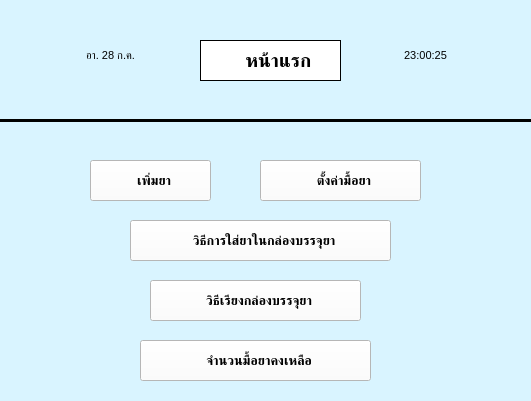
<?xml version="1.0" encoding="UTF-8"?>
<ui version="4.0">
 <class>Medicine_App</class>
 <widget class="QMainWindow" name="Medicine_App">
  <property name="enabled">
   <bool>true</bool>
  </property>
  <property name="geometry">
   <rect>
    <x>0</x>
    <y>0</y>
    <width>531</width>
    <height>401</height>
   </rect>
  </property>
  <property name="windowTitle">
   <string>หน้าแรก</string>
  </property>
  <property name="windowIcon">
   <iconset resource="../Resources/resources.qrc">
    <normaloff>:/icons/home_icon.png</normaloff>:/icons/home_icon.png</iconset>
  </property>
  <property name="styleSheet">
   <string notr="true">background-color: rgb(217, 244, 255)</string>
  </property>
  <property name="iconSize">
   <size>
    <width>40</width>
    <height>40</height>
   </size>
  </property>
  <widget class="QWidget" name="Home_Page">
   <widget class="QPushButton" name="addDrug_pushButton">
    <property name="geometry">
     <rect>
      <x>90</x>
      <y>160</y>
      <width>121</width>
      <height>41</height>
     </rect>
    </property>
    <property name="font">
     <font>
      <pointsize>10</pointsize>
      <weight>75</weight>
      <bold>true</bold>
     </font>
    </property>
    <property name="styleSheet">
     <string notr="true">background-color: rgb(255, 255, 255);
border-color: rgb(0, 0, 0);</string>
    </property>
    <property name="text">
     <string>  เพิ่มยา</string>
    </property>
    <property name="icon">
     <iconset resource="../Resources/resources.qrc">
      <normaloff>:/icons/drug_icon.png</normaloff>:/icons/drug_icon.png</iconset>
    </property>
    <property name="iconSize">
     <size>
      <width>20</width>
      <height>40</height>
     </size>
    </property>
    <property name="autoDefault">
     <bool>false</bool>
    </property>
    <property name="default">
     <bool>false</bool>
    </property>
    <property name="flat">
     <bool>false</bool>
    </property>
   </widget>
   <widget class="QLabel" name="home_label">
    <property name="geometry">
     <rect>
      <x>200</x>
      <y>40</y>
      <width>141</width>
      <height>41</height>
     </rect>
    </property>
    <property name="font">
     <font>
      <pointsize>14</pointsize>
      <weight>75</weight>
      <bold>true</bold>
     </font>
    </property>
    <property name="styleSheet">
     <string notr="true">background-color: rgb(255, 255, 255);</string>
    </property>
    <property name="frameShape">
     <enum>QFrame::Box</enum>
    </property>
    <property name="lineWidth">
     <number>1</number>
    </property>
    <property name="text">
     <string>   หน้าแรก</string>
    </property>
    <property name="textFormat">
     <enum>Qt::AutoText</enum>
    </property>
    <property name="scaledContents">
     <bool>false</bool>
    </property>
    <property name="alignment">
     <set>Qt::AlignCenter</set>
    </property>
    <property name="wordWrap">
     <bool>true</bool>
    </property>
   </widget>
   <widget class="Line" name="line">
    <property name="geometry">
     <rect>
      <x>-10</x>
      <y>110</y>
      <width>551</width>
      <height>20</height>
     </rect>
    </property>
    <property name="frameShadow">
     <enum>QFrame::Plain</enum>
    </property>
    <property name="lineWidth">
     <number>3</number>
    </property>
    <property name="orientation">
     <enum>Qt::Horizontal</enum>
    </property>
   </widget>
   <widget class="QPushButton" name="setting_pushButton">
    <property name="geometry">
     <rect>
      <x>260</x>
      <y>160</y>
      <width>161</width>
      <height>41</height>
     </rect>
    </property>
    <property name="font">
     <font>
      <pointsize>10</pointsize>
      <weight>75</weight>
      <bold>true</bold>
     </font>
    </property>
    <property name="styleSheet">
     <string notr="true">background-color: rgb(255, 255, 255);
border-color: rgb(0, 0, 0);</string>
    </property>
    <property name="text">
     <string>  ตั้งค่ามื้อยา</string>
    </property>
    <property name="icon">
     <iconset resource="../Resources/resources.qrc">
      <normaloff>:/icons/setting_icon.png</normaloff>:/icons/setting_icon.png</iconset>
    </property>
    <property name="iconSize">
     <size>
      <width>20</width>
      <height>40</height>
     </size>
    </property>
    <property name="autoDefault">
     <bool>false</bool>
    </property>
    <property name="default">
     <bool>false</bool>
    </property>
    <property name="flat">
     <bool>false</bool>
    </property>
   </widget>
   <widget class="QPushButton" name="putDrug_pushButton">
    <property name="geometry">
     <rect>
      <x>130</x>
      <y>220</y>
      <width>261</width>
      <height>41</height>
     </rect>
    </property>
    <property name="font">
     <font>
      <pointsize>10</pointsize>
      <weight>75</weight>
      <bold>true</bold>
     </font>
    </property>
    <property name="styleSheet">
     <string notr="true">background-color: rgb(255, 255, 255);
border-color: rgb(0, 0, 0);</string>
    </property>
    <property name="text">
     <string>  วิธีการใส่ยาในกล่องบรรจุยา</string>
    </property>
    <property name="icon">
     <iconset resource="../Resources/resources.qrc">
      <normaloff>:/icons/istockphoto-1263011147-170667a.jpg</normaloff>:/icons/istockphoto-1263011147-170667a.jpg</iconset>
    </property>
    <property name="iconSize">
     <size>
      <width>20</width>
      <height>50</height>
     </size>
    </property>
    <property name="autoDefault">
     <bool>false</bool>
    </property>
    <property name="default">
     <bool>false</bool>
    </property>
    <property name="flat">
     <bool>false</bool>
    </property>
   </widget>
   <widget class="QPushButton" name="alignment_pushButton">
    <property name="geometry">
     <rect>
      <x>150</x>
      <y>280</y>
      <width>211</width>
      <height>41</height>
     </rect>
    </property>
    <property name="font">
     <font>
      <pointsize>10</pointsize>
      <weight>75</weight>
      <bold>true</bold>
     </font>
    </property>
    <property name="styleSheet">
     <string notr="true">background-color: rgb(255, 255, 255);
border-color: rgb(0, 0, 0);</string>
    </property>
    <property name="text">
     <string>  วิธีเรียงกล่องบรรจุยา</string>
    </property>
    <property name="icon">
     <iconset resource="../Resources/resources.qrc">
      <normaloff>:/icons/Industry-Rack-icon.png</normaloff>:/icons/Industry-Rack-icon.png</iconset>
    </property>
    <property name="iconSize">
     <size>
      <width>20</width>
      <height>50</height>
     </size>
    </property>
    <property name="autoDefault">
     <bool>false</bool>
    </property>
    <property name="default">
     <bool>false</bool>
    </property>
    <property name="flat">
     <bool>false</bool>
    </property>
   </widget>
   <widget class="QPushButton" name="drugLeft_pushButton">
    <property name="geometry">
     <rect>
      <x>140</x>
      <y>340</y>
      <width>231</width>
      <height>41</height>
     </rect>
    </property>
    <property name="font">
     <font>
      <pointsize>10</pointsize>
      <weight>75</weight>
      <bold>true</bold>
     </font>
    </property>
    <property name="styleSheet">
     <string notr="true">background-color: rgb(255, 255, 255);
border-color: rgb(0, 0, 0);</string>
    </property>
    <property name="text">
     <string>  จำนวนมื้อยาคงเหลือ</string>
    </property>
    <property name="icon">
     <iconset resource="../Resources/resources.qrc">
      <normaloff>:/icons/table_icon.png</normaloff>:/icons/table_icon.png</iconset>
    </property>
    <property name="iconSize">
     <size>
      <width>20</width>
      <height>50</height>
     </size>
    </property>
    <property name="autoDefault">
     <bool>false</bool>
    </property>
    <property name="default">
     <bool>false</bool>
    </property>
    <property name="flat">
     <bool>false</bool>
    </property>
   </widget>
   <widget class="QLabel" name="label_2">
    <property name="geometry">
     <rect>
      <x>210</x>
      <y>50</y>
      <width>21</width>
      <height>21</height>
     </rect>
    </property>
    <property name="font">
     <font>
      <pointsize>24</pointsize>
      <weight>75</weight>
      <bold>true</bold>
     </font>
    </property>
    <property name="styleSheet">
     <string notr="true">background-color: rgb(255, 255, 255);</string>
    </property>
    <property name="frameShape">
     <enum>QFrame::NoFrame</enum>
    </property>
    <property name="lineWidth">
     <number>1</number>
    </property>
    <property name="text">
     <string/>
    </property>
    <property name="textFormat">
     <enum>Qt::AutoText</enum>
    </property>
    <property name="pixmap">
     <pixmap resource="../Resources/resources.qrc">:/icons/home_icon.png</pixmap>
    </property>
    <property name="scaledContents">
     <bool>true</bool>
    </property>
    <property name="alignment">
     <set>Qt::AlignCenter</set>
    </property>
    <property name="wordWrap">
     <bool>true</bool>
    </property>
   </widget>
   <widget class="QLabel" name="label">
    <property name="geometry">
     <rect>
      <x>390</x>
      <y>40</y>
      <width>71</width>
      <height>31</height>
     </rect>
    </property>
    <property name="font">
     <font>
      <pointsize>8</pointsize>
     </font>
    </property>
    <property name="text">
     <string>23:00:25</string>
    </property>
    <property name="alignment">
     <set>Qt::AlignCenter</set>
    </property>
   </widget>
   <widget class="QLabel" name="label_3">
    <property name="geometry">
     <rect>
      <x>50</x>
      <y>30</y>
      <width>121</width>
      <height>51</height>
     </rect>
    </property>
    <property name="font">
     <font>
      <pointsize>8</pointsize>
     </font>
    </property>
    <property name="styleSheet">
     <string notr="true"/>
    </property>
    <property name="text">
     <string>อา. 28 ก.ค.</string>
    </property>
    <property name="alignment">
     <set>Qt::AlignCenter</set>
    </property>
   </widget>
  </widget>
 </widget>
 <resources>
  <include location="../Resources/resources.qrc"/>
 </resources>
 <connections/>
</ui>
